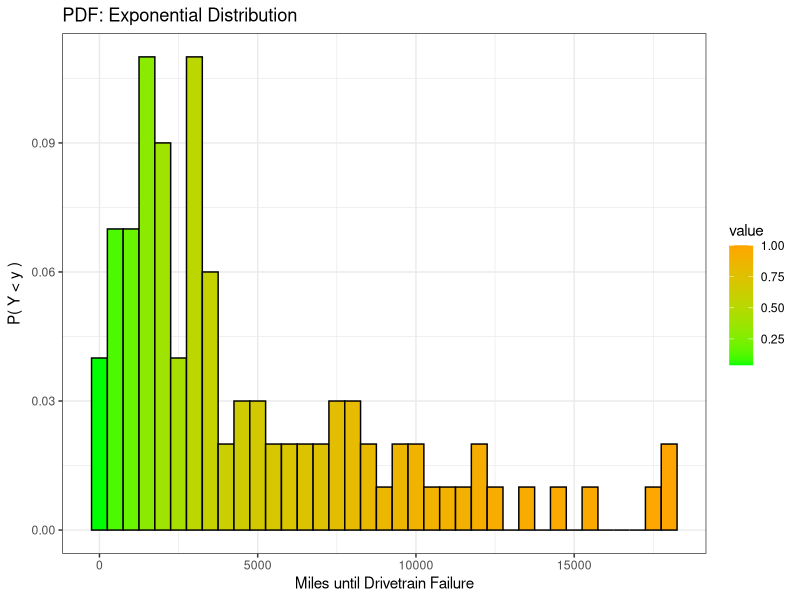
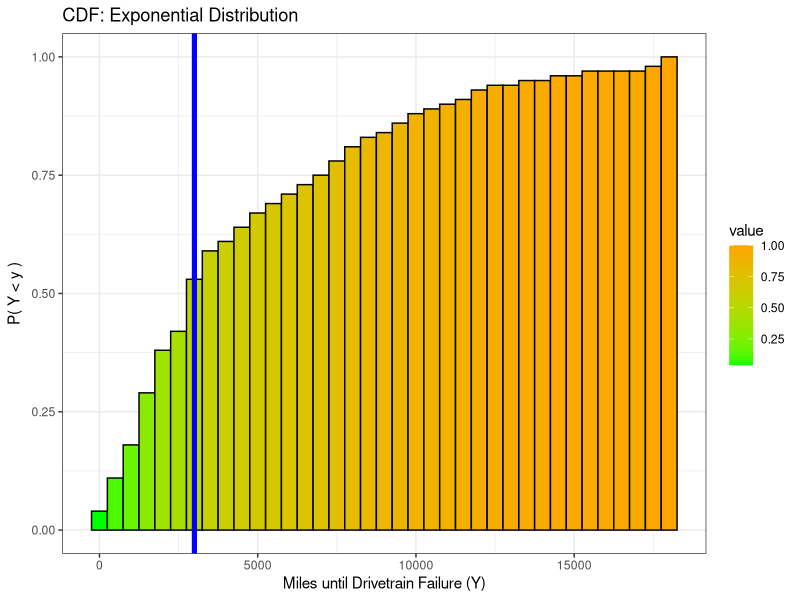
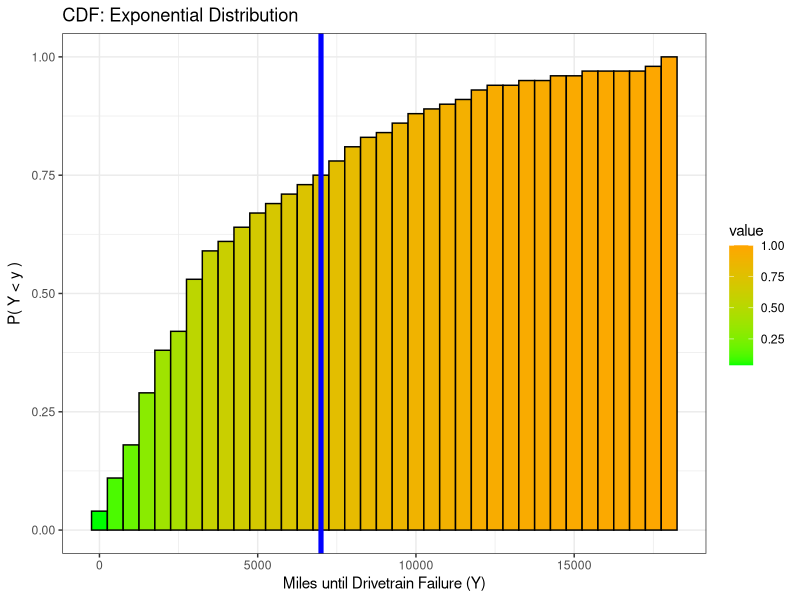
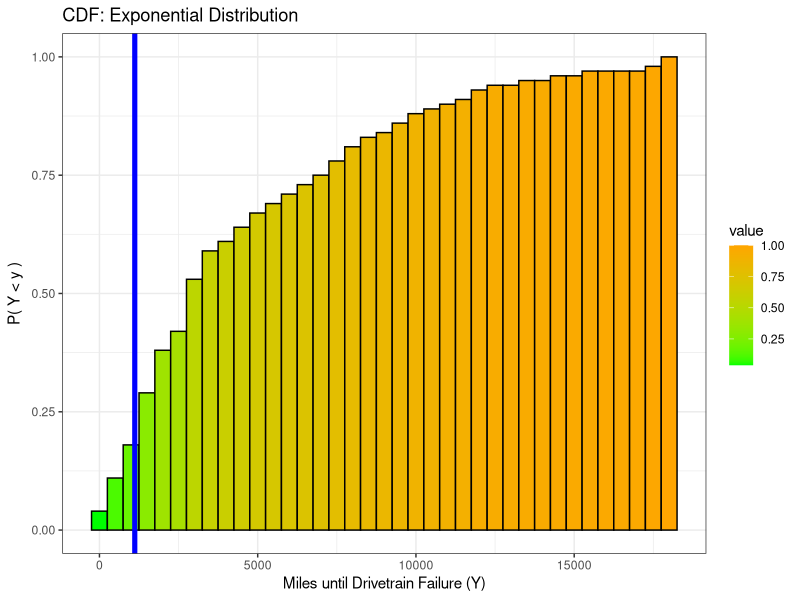

Generate these figures, in order, with R:
library(ggplot2)
library(gganimate)
library(viridis)
library(dplyr)
library(flextable)

# Define the rate parameter
lambda <- 1/5000

# Generate random data from the exponential distribution
binwidth <- 500
df <- data.frame(value = sort(rexp(100, rate = lambda))) 
df$group = ifelse(df$value < 3000, "Y < 3000", "Y >= 3000")
df$pdf = dexp(df$value, rate = lambda)
df$cdf = pexp(df$value, rate = lambda)
df$iterate = seq_along(df$value)
df$xmin = df$value - binwidth/2
df$xmax = df$value + binwidth/2
df$ymin = 0
df$ymax_pdf = df$pdf
df$ymax_cdf = df$cdf


ggplot(df, aes(x = value, fill = value)) + 
  geom_histogram(aes(y = (..count..)/sum(..count..), 
                     fill = cumsum(..count..)/sum(..count..)), 
                 binwidth = 500, 
                 color = "black") + 
  scale_fill_gradient(low = 'green', high = 'orange') + 
  labs(x = "Miles until Drivetrain Failure", 
       y = bquote("P(" ~ Y ~ "<" ~ y ~ ")"), 
       title = "PDF: Exponential Distribution") + 
  theme_bw()


# Probability drivetrain will fail within 3000 miles
q1 = round(pexp(3000, rate = 1/5000), 4)

ggplot(df, aes(x = value, fill = value)) + 
  geom_histogram(aes(y = cumsum(..count..)/sum(..count..), 
                     fill = cumsum(..count..)/sum(..count..)), 
                 binwidth = 500, 
                 color = "black") + 
  scale_fill_gradient(low = 'green', high = 'orange') + 
  labs(x = "Miles until Drivetrain Failure (Y)", 
       y = bquote("P(" ~ Y ~ "<" ~ y ~ ")"), 
       title = "CDF: Exponential Distribution") + 
  theme_bw() + 
  geom_vline(xintercept = 3000, color = 'blue', lwd = 1.75)


# Probability drivetrain will last longer than 7000 miles
q2 = round(1 - pexp(7000, rate = 1/5000))

ggplot(df, aes(x = value, fill = value)) + 
  geom_histogram(aes(y = cumsum(..count..)/sum(..count..), 
                     fill = cumsum(..count..)/sum(..count..)), 
                 binwidth = 500, 
                 color = "black") + 
  scale_fill_gradient(low = 'green', high = 'orange') + 
  labs(x = "Miles until Drivetrain Failure (Y)", 
       y = bquote("P(" ~ Y ~ "<" ~ y ~ ")"), 
       title = "CDF: Exponential Distribution") + 
  theme_bw() + 
  geom_vline(xintercept = 7000, color = 'blue', lwd = 1.75)



# Determine the distance at which 20$ of drivetrains fail
q3 = round(qexp(0.2, rate = 1/5000), 2)

ggplot(df, aes(x = value, fill = value)) + 
  geom_histogram(aes(y = cumsum(..count..)/sum(..count..), 
                     fill = cumsum(..count..)/sum(..count..)), 
                 binwidth = 500, 
                 color = "black") + 
  scale_fill_gradient(low = 'green', high = 'orange') + 
  labs(x = "Miles until Drivetrain Failure (Y)", 
       y = bquote("P(" ~ Y ~ "<" ~ y ~ ")"), 
       title = "CDF: Exponential Distribution") + 
  theme_bw() + 
  geom_vline(xintercept = q3, color = 'blue', lwd = 1.75)
